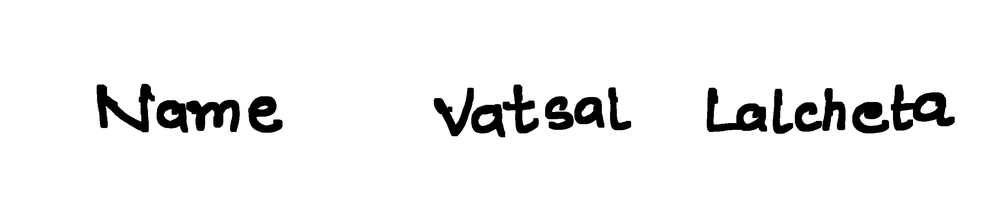
#> input picture HWTR/a/check/img/abc_check.png, 1000 x 214 px, shrunk from 2803 x 600 before the run, found by its file name
$ python change.py
#> lines starting #> are read from the running program, lines starting #| are printed output that depends on the picture; after the words box and inside, x2 and y2 are one past the last pixel; in counts of white or black regions, pixels touching at a corner belong together
#for split

import numpy as np
import cv2

img = cv2.imread('abc_check.png') # Read in the image and convert to grayscale
#> img is the input picture: shape (214, 1000, 3); min 0, max 255, mean 240.8
gray = cv2.cvtColor(img, cv2.COLOR_BGR2GRAY)
gray = 255*(gray < 128).astype(np.uint8) # To invert the text to white
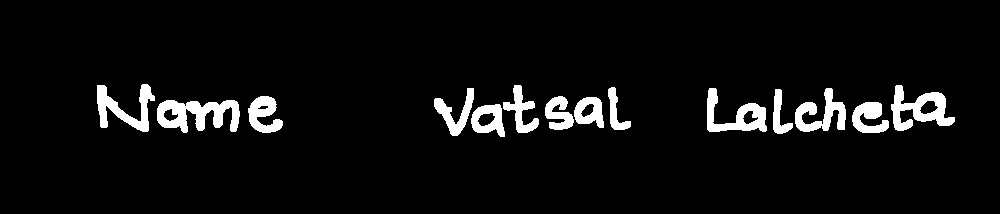
#> gray: shape (214, 1000); 5.6% white; 14 white regions, largest, box (x1, y1, x2, y2) and area: (157, 100, 240, 133) 1639, (891, 85, 955, 131) 1354, (97, 84, 155, 132) 1160

print(img.shape)
#| (214, 1000, 3)
print(gray.shape)
#| (214, 1000)


a = 0
b = 0
count = 0
flag = True
for j in range(len(gray[0])):
	a = 0
	for i in range(len(gray)):
		a += gray[i][j]
	if(a==0 and b!=0 and count > 100):
		break
	if(a==0 and b!=0):
		count += 1
	elif(a!=0):
		b = 1
#> this loop made 375 passes
#> after the loop, count = 101

p = img[:, :j+1]
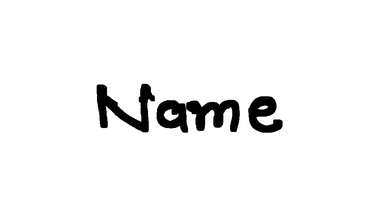
#> p: shape (214, 375, 3); min 0, max 255, mean 243.6
q = img[:, j+1:]
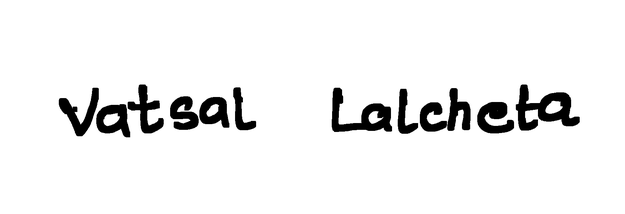
#> q: shape (214, 625, 3); min 0, max 255, mean 239

cv2.imwrite('znew1.png', p)
print(p,q)
#> (printed output is left out)
if(q.all()!=None):
	cv2.imwrite('znew2.png', q)

$ run again, with HWTR/a/check/img/1new.png copied over HWTR/a/check/img/abc_check.png
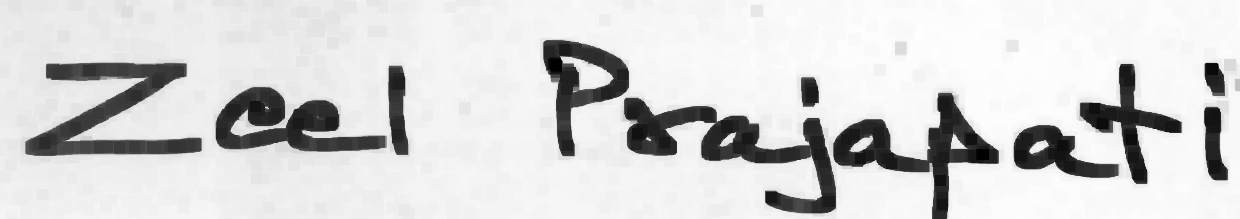
#> input picture HWTR/a/check/img/1new.png, 1240 x 219 px, found by its file name
#> img is the input picture: shape (219, 1240, 3); min 0, max 254, mean 212.4
#> `gray = 255*(gray < 128).astype(np.uint8)`:
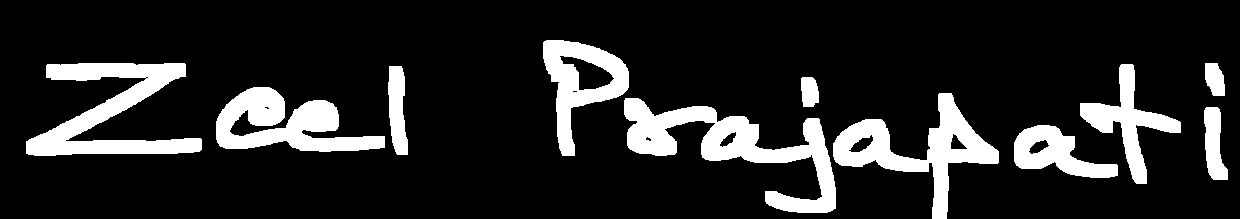
#> gray: shape (219, 1240); 15% white; 11 white regions, largest, box (x1, y1, x2, y2) and area: (624, 98, 836, 213) 8001, (26, 63, 202, 156) 6800, (833, 93, 999, 219) 6248
#| (219, 1240, 3)
#| (219, 1240)
#> the loop `for j in range(len(gray[0])):` made 493 passes
#> after the loop `for j in range(len(gray[0])):`: count = 101
#> `q = img[:, j+1:]`:
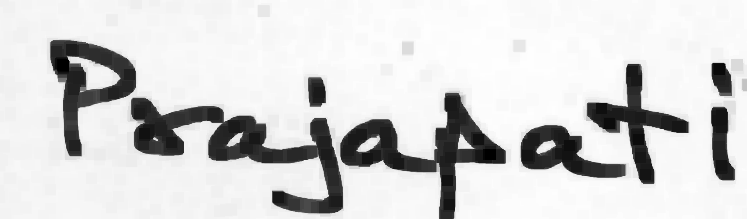
#> q: shape (219, 747, 3); min 0, max 254, mean 212.1
#> (printed output is left out)
